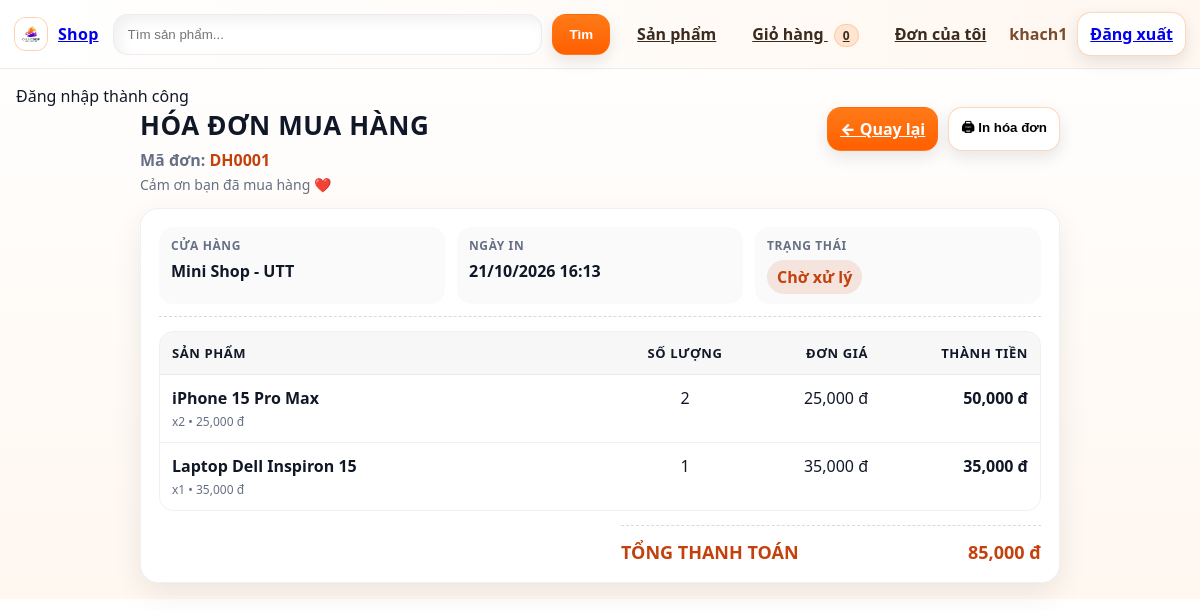
The page /Orders/Detail/DH0001 (signed in) on the database its author committed.
### tables this page shows
CREATE TABLE donhang (
  madh VARCHAR(20) PRIMARY KEY,
  makh VARCHAR(20) NOT NULL,
  ngaydat DATETIME NOT NULL DEFAULT CURRENT_TIMESTAMP,
  tongtien DECIMAL(14,2) NOT NULL DEFAULT 0,
  trangthai VARCHAR(50) NOT NULL DEFAULT 'Chờ xử lý',
  da_tru_kho TINYINT(1) NOT NULL DEFAULT 0,

  CONSTRAINT fk_dh_kh FOREIGN KEY (makh) REFERENCES khachhang(makh)
    ON UPDATE CASCADE ON DELETE RESTRICT
);

CREATE TABLE chitietdonhang (
  id INT AUTO_INCREMENT PRIMARY KEY,
  madh VARCHAR(20) NOT NULL,
  masp VARCHAR(20) NOT NULL,
  soluong INT NOT NULL DEFAULT 1,
  dongia DECIMAL(12,2) NOT NULL DEFAULT 0,

  CONSTRAINT fk_ctdh_dh FOREIGN KEY (madh) REFERENCES donhang(madh)
    ON UPDATE CASCADE ON DELETE CASCADE,
  CONSTRAINT fk_ctdh_sp FOREIGN KEY (masp) REFERENCES sanpham(masp)
    ON UPDATE CASCADE ON DELETE RESTRICT
);

CREATE TABLE sanpham (
  masp VARCHAR(20) PRIMARY KEY,
  tensp VARCHAR(255) NOT NULL,
  gia DECIMAL(12,2) NOT NULL DEFAULT 0,
  soluong INT NOT NULL DEFAULT 0,
  hinhanh VARCHAR(255) NULL,
  xuatxu VARCHAR(100) NULL,
  madm VARCHAR(20) NOT NULL,
  CONSTRAINT fk_sp_dm FOREIGN KEY (madm) REFERENCES danhmuc(madm)
    ON UPDATE CASCADE ON DELETE RESTRICT
);

### MVC/Core/Controller.php (called while the page is built, shortened)
<?php
class Controller{
    public function view($view, $data = []){
    extract($data);
    include_once './MVC/Views/'.$view.'.php';
}
}
?>

### MVC/Controllers/Orders.php (called while the page is built, shortened)
<?php
class Orders extends Controller {
  public function Detail($madh = ""){
    $m = $this->model("DonHangModel");
    $makh = $_SESSION['makh'] ?? '';
    $order = $m->getOrderByMaDH($madh, $makh);
    $rs = $m->getOrderItems($madh, $makh);
    $this->view("UserMaster", [
      "page"  => "order_detail",
      "madh"  => $madh,
      "rows"  => $rs,
      "order" => $order
    ]);
  }
}
?>

### MVC/Core/App.php (called while the page is built, shortened)
<?php
class App{
    protected $action= "Index";
    function __construct(){
        $arr = $this->processURL();
        if (!empty($arr[0])) {
            unset($arr[0]);
        }
        $this->controller = new $controllerClass;
        $requestedAction = $arr[1] ?? $this->action;
        $this->action = $requestedAction;
        unset($arr[1]);
        $this->param = $arr ? array_map('rawurldecode', array_values($arr)) : [];
        call_user_func_array([$this->controller, $this->action], $this->param);
    }
    function processURL(){
        if(isset($_GET['url'])){
            return explode('/', trim((string) $_GET['url'], '/'));
        }
        return [];
    }
}
?>

### index.php (called while the page is built, shortened)
<?php
$app = new App();
?>

### MVC/Models/DonHangModel.php (called while the page is built, shortened)
<?php
class DonHangModel extends connectDB
{
  public function getOrderByMaDH($madh, $makh){
  $db = new connectDB();
  $con = $db->con;
  $madh = mysqli_real_escape_string($con, $madh);
  $makh = mysqli_real_escape_string($con, $makh);
  $sql = "SELECT * FROM donhang WHERE madh='$madh' AND makh='$makh' LIMIT 1";
  $rs  = mysqli_query($con, $sql);
  if($rs && mysqli_num_rows($rs) > 0){
    return mysqli_fetch_assoc($rs);
  }
  return null;
}
public function getOrderItems($madh, $makh){
  $db = new connectDB();
  $con = $db->con;
  $madh = mysqli_real_escape_string($con, $madh);
  $makh = mysqli_real_escape_string($con, $makh);
  $sql = "SELECT ct.*, sp.tensp
          FROM chitietdonhang ct
          JOIN donhang dh ON dh.madh = ct.madh
          JOIN sanpham sp ON sp.masp = ct.masp
          WHERE ct.madh='$madh' AND dh.makh='$makh'
          ORDER BY ct.id ASC";
  return mysqli_query($con, $sql);
}
}
?>

### MVC/Views/Pages/order_detail.php (the view, shortened to what this page needs)
<?php
$rows = $payload['rows'] ?? null;
$madh = $payload['madh'] ?? '';
$order = $payload['order'] ?? null;
$trangthai = $order['trangthai'] ?? 'Chờ xử lý';
?>
<div class="bill-wrap">
  <div class="bill-top">
    <div>
      <h2 class="bill-title">HÓA ĐƠN MUA HÀNG</h2>
      <div class="bill-sub">Mã đơn: <span class="bill-code"><?= htmlspecialchars($madh) ?></span></div>
      <div class="bill-note">Cảm ơn bạn đã mua hàng ❤️</div>
    </div>
    <div class="bill-actions">
      <a class="u-btn ghost" href="<?= BASE_URL ?>Orders/Index">← Quay lại</a>
      <button class="u-btn primary" onclick="window.print()">🖨 In hóa đơn</button>
    </div>
  </div>
  <div class="bill-box">
    <div class="bill-row">
      <div class="bill-col">
        <div class="bill-label">Cửa hàng</div>
        <div class="bill-value">Mini Shop - UTT</div>
      </div>
      <div class="bill-col">
        <div class="bill-label">Ngày in</div>
        <div class="bill-value"><?= date("d/m/Y H:i") ?></div>
      </div>
      <div class="bill-col">
        <div class="bill-label">Trạng thái</div>
        <div class="bill-status"><?= htmlspecialchars($trangthai) ?></div>
      </div>
    </div>
    <div class="bill-table-wrap">
      <table class="bill-table">
        <thead>
          <tr>
            <th style="text-align:left">Sản phẩm</th>
            <th style="width:110px;text-align:center">Số lượng</th>
            <th style="width:140px;text-align:right">Đơn giá</th>
            <th style="width:160px;text-align:right">Thành tiền</th>
          </tr>
        </thead>
        <tbody>
          <?php
          $tong = 0;
          if ($rows && mysqli_num_rows($rows) > 0):
            while ($r = mysqli_fetch_assoc($rows)):
              $sl = (int) $r['soluong'];
              $dg = (float) $r['dongia'];
              $tt = $dg * $sl;
              $tong += $tt;
              ?>
              <tr>
                <td>
                  <div class="pname"><?= htmlspecialchars($r['tensp']) ?></div>
                  <div class="psub">x<?= $sl ?> • <?= number_format($dg) ?> đ</div>
                </td>
                <td style="text-align:center"><?= $sl ?></td>
                <td style="text-align:right"><?= number_format($dg) ?> đ</td>
                <td style="text-align:right;font-weight:900"><?= number_format($tt) ?> đ</td>
              </tr>
            <?php endwhile; else: ?>
            <tr>
              <td colspan="4" class="empty">Không có dữ liệu</td>
            </tr>
          <?php endif; ?>
        </tbody>
      </table>
    </div>
    <div class="bill-sum">
      <div class="sum-row total">
        <span>TỔNG THANH TOÁN</span>
        <span><?= number_format($tong) ?> đ</span>
      </div>
    </div>
  </div>
</div>

### Public/Css/Master.css (style rules this page uses)
:root { --bg: #fff; --panel: #ffffff; --text: #101828; --muted: #667085; --line: #eaecf0; --orange: #ff7a18; --orange2: #ffb36b; --shadow: 0 10px 25px rgba(16, 24, 40, 0.08); --shadow2: 0 6px 16px rgba(16, 24, 40, 0.1); --radius: 18px; --radius2: 14px; --sidebarW: 255px; --sidebarCollapsed: 80px; --trans: 180ms ease; font-family: system-ui, -apple-system, Segoe UI, Roboto, Helvetica, Arial, sans-serif; }
* { box-sizing: border-box; }
body { margin: 0; background: linear-gradient(180deg, #fff, #fff7f0); color: var(--text); }

### Public/Css/user.css (style rules this page uses)
:root { --u-orange: var(--orange); }
.u-btn { padding:10px 12px; border-radius:14px; border:1px solid rgba(255,122,24,.30); background:#fff; font-weight:900; box-shadow: var(--shadow2); }
.u-btn.ghost { background:linear-gradient(180deg, var(--orange), #ff5f00); color:#fff; }

### MVC/Views/Pages/order_detail.php (style rules this page uses)
.bill-wrap { max-width: 920px; margin: 0 auto; }
.bill-top { display: flex; align-items: flex-start; justify-content: space-between; gap: 16px; margin-bottom: 14px; }
.bill-title { margin: 0; font-size: 26px; font-weight: 900; letter-spacing: .6px; }
.bill-sub { margin-top: 6px; color: var(--muted); font-weight: 700; }
.bill-code { color: #c2410c; }
.bill-note { margin-top: 4px; color: var(--muted); font-size: 14px; }
.bill-actions { display: flex; gap: 10px; flex-wrap: wrap; justify-content: flex-end; }
.bill-box { background: #fff; border-radius: 18px; padding: 18px; box-shadow: 0 10px 30px rgba(0, 0, 0, .08); border: 1px solid rgba(0, 0, 0, .06); }
.bill-row { display: grid; grid-template-columns: 1fr 1fr 1fr; gap: 12px; padding-bottom: 12px; border-bottom: 1px dashed rgba(0, 0, 0, .15); margin-bottom: 14px; }
.bill-col { background: rgba(0, 0, 0, .02); border-radius: 14px; padding: 10px 12px; }
.bill-label { font-size: 12px; color: var(--muted); font-weight: 800; text-transform: uppercase; letter-spacing: .6px; }
.bill-value { margin-top: 6px; font-weight: 800; }
.bill-status { margin-top: 6px; display: inline-block; padding: 6px 10px; border-radius: 999px; font-weight: 900; background: rgba(194, 65, 12, .12); color: #c2410c; }
.bill-table-wrap { overflow: auto; border-radius: 14px; border: 1px solid rgba(0, 0, 0, .06); }
.bill-table { width: 100%; border-collapse: collapse; min-width: 720px; }
.bill-table thead th { background: rgba(0, 0, 0, .03); padding: 12px; font-size: 13px; text-transform: uppercase; letter-spacing: .6px; color: #111827; }
.bill-table tbody td { padding: 12px; border-top: 1px solid rgba(0, 0, 0, .06); vertical-align: top; }
.pname { font-weight: 900; }
.psub { margin-top: 4px; color: var(--muted); font-size: 12px; }
.bill-sum { margin-top: 14px; padding-top: 14px; border-top: 1px dashed rgba(0, 0, 0, .15); display: flex; flex-direction: column; gap: 8px; max-width: 420px; margin-left: auto; }
.sum-row { display: flex; justify-content: space-between; font-weight: 800; color: #111827; }
.sum-row.total { font-size: 18px; font-weight: 900; color: #c2410c; }

### rows shown on the page
donhang: trangthai "Chờ xử lý"
chitietdonhang: masp.tensp "iPhone 15 Pro Max", soluong "2", dongia "25,000", tt "50,000"
chitietdonhang: masp.tensp "Laptop Dell Inspiron 15", soluong "1", dongia "35,000", tt "35,000"

### other values the page prints
$cartCount "0"
$username "khach1"
$_SESSION['flash_success'] "Đăng nhập thành công"
$madh "DH0001"
$tong "85,000"
